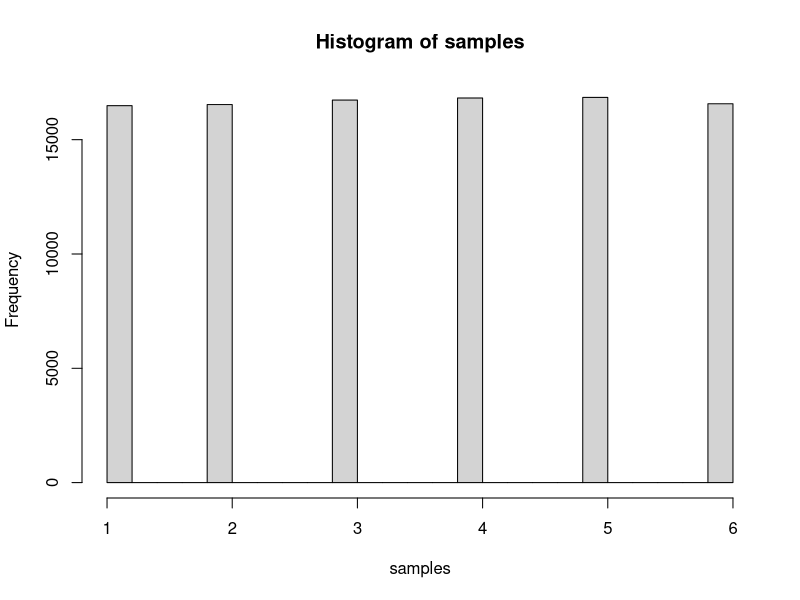
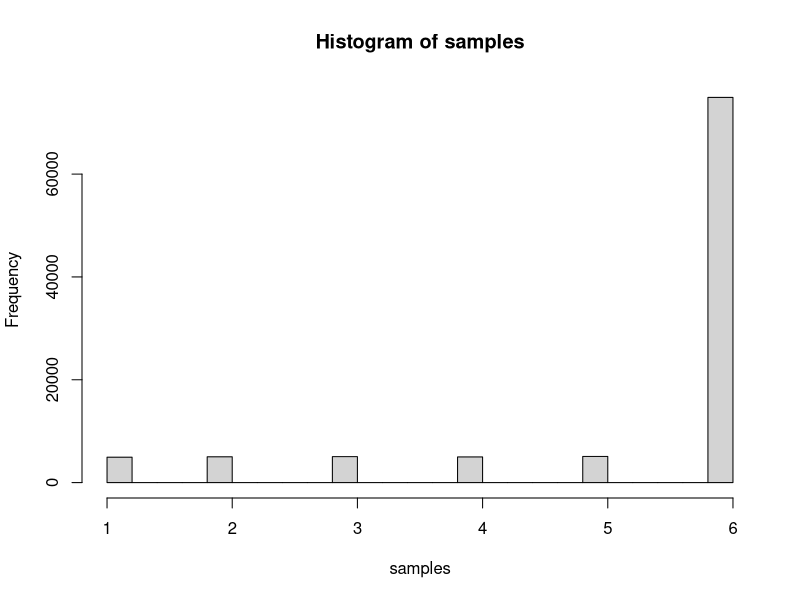
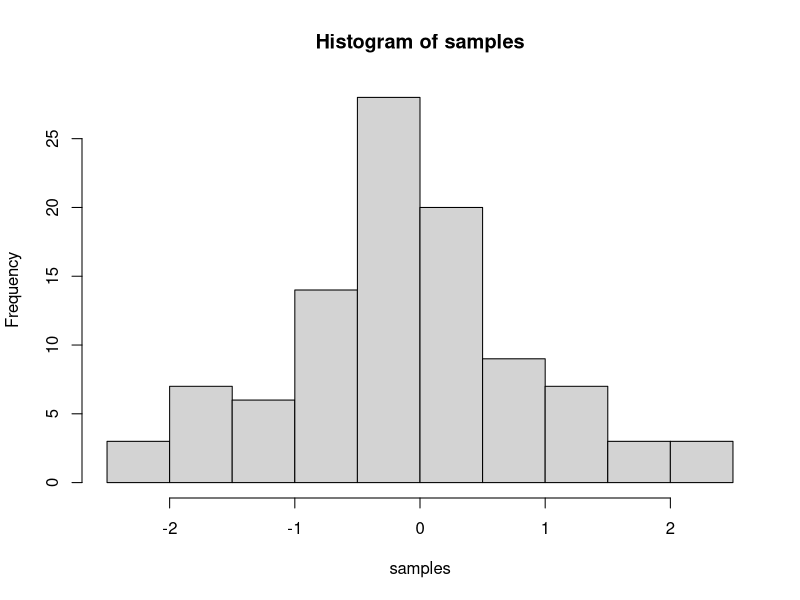

R code for these plots, in order:
## ---- chunk 1
knitr::opts_chunk$set(message=FALSE,warning=FALSE, cache=TRUE)
## ---- chunk 2
10 * 10
99 + 1
2 * 3
4 - 1
6 / (4 - 1)

## ---- chunk 3
roll <- function(faces = 1:6, nr_of_dices = 1) {
  dice <- sample(faces, size = nr_of_dices, replace = TRUE)
  return(sum(dice)) 
}
# Let's throw the die
sprintf('Let\'s throw the die once: %d',roll())
print(paste('And once again:', roll()))
print(paste('And again:', roll()))
## ---- chunk 4
roll <- function(faces = 1:6, nr_of_dices = 1, probs = c(1/6, 1/6, 1/6, 1/6, 1/6, 1/6)) {
  dice <- sample(faces, size = nr_of_dices,prob = probs ,replace = TRUE)
  return(sum(dice)) 
}
# Let's throw the die 10000 times
samples = replicate(n = 100000, roll(), simplify = TRUE)
hist(samples)

## ---- chunk 5
your_res = roll(nr_of_dices = 3)
roxis_result = roll(nr_of_dices = 3, probs = c(0.05, 0.05, 0.05, 0.05, 0.05, 0.75))
print(paste('Your turn:', your_res))
print(paste('Roxi throw:', roxis_result))
if (roxis_result > your_res) {
  print("Roxi wins, you looser!")
} else if (roxis_result == your_res){
  print("You both win!")
} else {
  print("You win!")
}
## ---- chunk 6
samples = replicate(n = 100000, roll(probs = c(0.05, 0.05, 0.05, 0.05, 0.05, 0.75)), simplify = TRUE)
hist(samples)
## ---- chunk 7
samples <- rnorm(100, mean=0, sd=1)
hist(samples)
